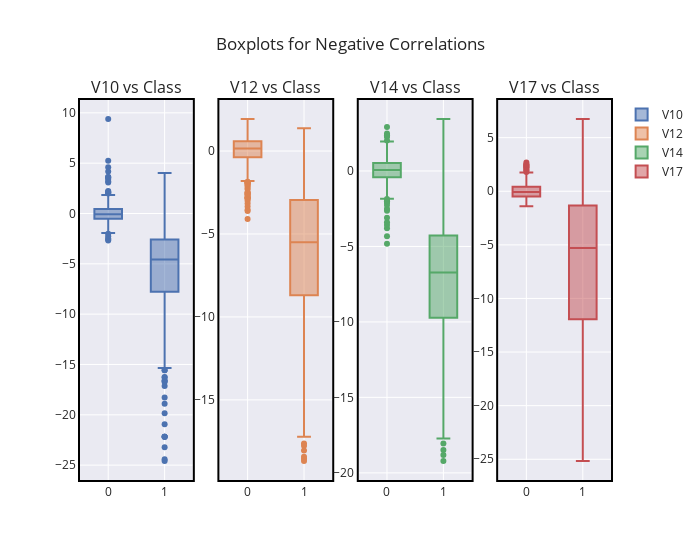

This figure's notebook cell:
### Code cell
#Box-Plots for Negative Correlation
rows=1
cols=4
features = ['V10','V12','V14','V17']
fig = make_subplots(rows=rows,cols=cols,subplot_titles=['V10 vs Class','V12 vs Class','V14 vs Class','V17 vs Class'])
for r in range(1,rows+1):
    for c in range(1,cols+1):
        fig.add_trace(go.Box(name=features[r+c-2],x=df_rs['Class'],y=df_rs[features[r+c-2]]),r,c)
        fig.update_xaxes(mirror=True,linewidth=2,linecolor='black',row=r,col=c)
        fig.update_yaxes(mirror=True,linewidth=2,linecolor='black',row=r,col=c)
fig.update_layout(width=700,template='seaborn',title='Boxplots for Negative Correlations')

### Figure 1 — Plotly figure (JSON) as saved in the notebook; plotly's stock layout.template omitted (floating-point values rounded to 4 significant figures; data arrays with more than 128 entries replaced by an {"elided": "..."} marker saying what was removed)
{"data": [{"name": "V10", "type": "box", "x": {"elided": "984 int values"}, "xaxis": "x", "y": {"elided": "984 float values"}, "yaxis": "y"}, {"name": "V12", "type": "box", "x": {"elided": "984 int values"}, "xaxis": "x2", "y": {"elided": "984 float values"}, "yaxis": "y2"}, {"name": "V14", "type": "box", "x": {"elided": "984 int values"}, "xaxis": "x3", "y": {"elided": "984 float values"}, "yaxis": "y3"}, {"name": "V17", "type": "box", "x": {"elided": "984 int values"}, "xaxis": "x4", "y": {"elided": "984 float values"}, "yaxis": "y4"}], "layout": {"annotations": [{"font": {"size": 16}, "showarrow": false, "text": "V10 vs Class", "x": 0.1062, "xanchor": "center", "xref": "paper", "y": 1, "yanchor": "bottom", "yref": "paper"}, {"font": {"size": 16}, "showarrow": false, "text": "V12 vs Class", "x": 0.3688, "xanchor": "center", "xref": "paper", "y": 1, "yanchor": "bottom", "yref": "paper"}, {"font": {"size": 16}, "showarrow": false, "text": "V14 vs Class", "x": 0.6313, "xanchor": "center", "xref": "paper", "y": 1, "yanchor": "bottom", "yref": "paper"}, {"font": {"size": 16}, "showarrow": false, "text": "V17 vs Class", "x": 0.8938, "xanchor": "center", "xref": "paper", "y": 1, "yanchor": "bottom", "yref": "paper"}], "title": {"text": "Boxplots for Negative Correlations"}, "width": 700, "xaxis": {"anchor": "y", "domain": [0, 0.2125], "linecolor": "black", "linewidth": 2, "mirror": true}, "xaxis2": {"anchor": "y2", "domain": [0.2625, 0.475], "linecolor": "black", "linewidth": 2, "mirror": true}, "xaxis3": {"anchor": "y3", "domain": [0.525, 0.7375], "linecolor": "black", "linewidth": 2, "mirror": true}, "xaxis4": {"anchor": "y4", "domain": [0.7875, 1], "linecolor": "black", "linewidth": 2, "mirror": true}, "yaxis": {"anchor": "x", "domain": [0, 1], "linecolor": "black", "linewidth": 2, "mirror": true}, "yaxis2": {"anchor": "x2", "domain": [0, 1], "linecolor": "black", "linewidth": 2, "mirror": true}, "yaxis3": {"anchor": "x3", "domain": [0, 1], "linecolor": "black", "linewidth": 2, "mirror": true}, "yaxis4": {"anchor": "x4", "domain": [0, 1], "linecolor": "black", "linewidth": 2, "mirror": true}}}
